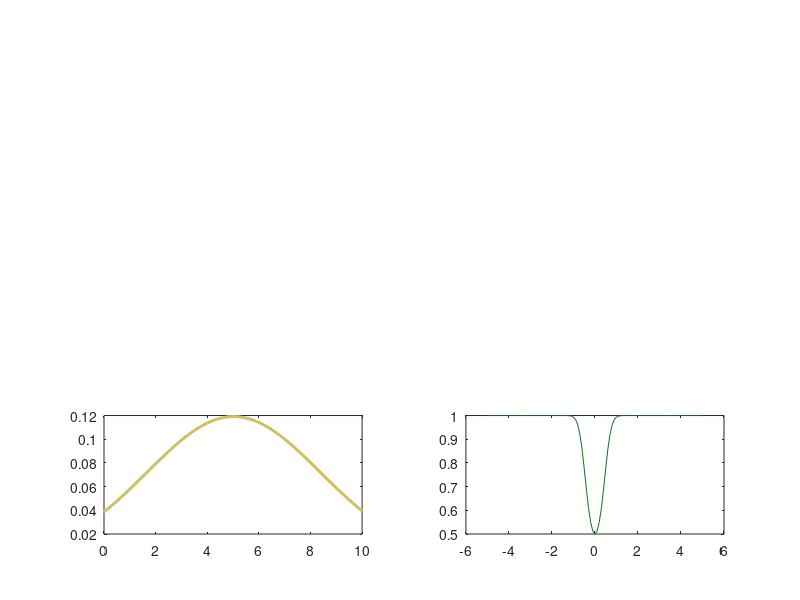

Recreate this plot in MATLAB.
mu = 0;
%Resource
   for s = 3.35;%Std
                Zr = -1.5*s:1e-1:1.5*s;%Tuning s or 0.5 changes initial S abundance  
                ZrB = normpdf(Zr, mu, s);%Frequency each phenotype
                Zr = Zr + abs(min(Zr));%Move everything to the right.
                SRB = repmat(Zr, [10,1,10]);
%Plotting trait distributions---
%hold on
subplot(3,2,5)
hr1 = plot(Zr,ZrB);%Visualize
a =unifrnd(0,1);
b =unifrnd(0,1);
c =unifrnd(0,1);
set(hr1,'color',[a b c]);
set(hr1,'LineWidth',2);
end
%-------------------------------

%Consumer
   for s =3.35;%Std
                Zc = -1.5*s:1e-1:1.5*s;%Tuning s or 0.5 changes initial S abundance  
                ZrC = normpdf(Zc, mu, s);%Frequency each phenotype
                Zc = Zc + abs(min(Zc));%Move everything to the right.
                SCB = repmat(Zc, [10,1,10]);
%Plotting trait distributions---
%hold on
hold on
hr2 = plot(Zc,ZrC);%Visualize
a =unifrnd(0,1);
b =unifrnd(0,1);
c =unifrnd(0,1);
set(hr2,'color',[a b c]);
set(hr2,'LineWidth',2);
  end
  
gamma = 5;
for pB = 1:length(Zr);
WB(pB,2) = 1/(1 + exp(-gamma*(Zr(1,pB) - mean(Zc))^2));
WB(pB,1) = Zr(1,pB) - mean(Zc);
end
subplot(3,2,6)
hr1 = plot(WB(:,1),WB(:,2));%Visualize
a =unifrnd(0,1);
b =unifrnd(0,1);
c =unifrnd(0,1);
set(hr1,'color',[a b c]);
  
